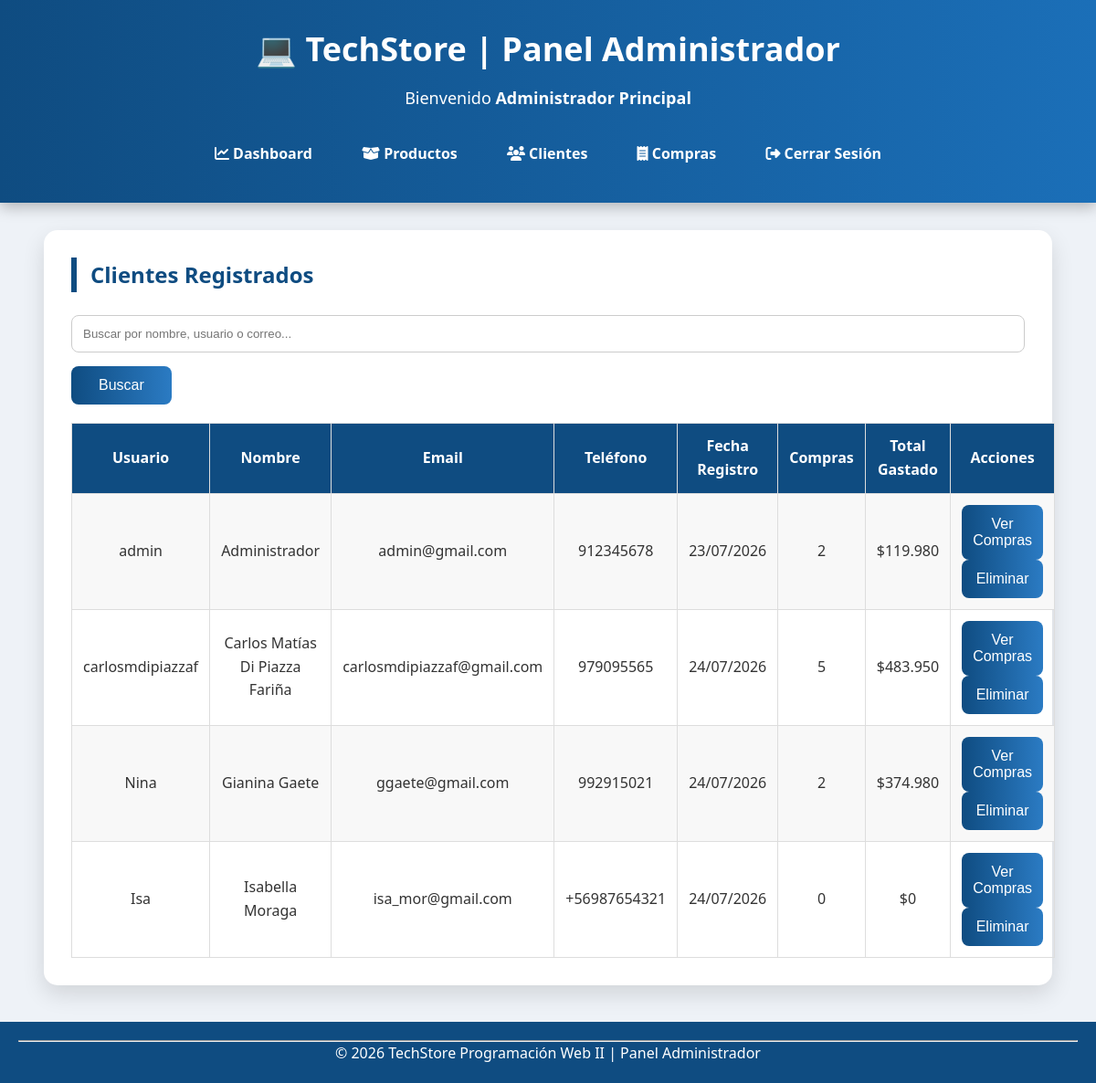
/admin/clientes.php (signed in), run on the app's committed database.
### tables this page shows
CREATE TABLE `cliente` (
  `id_cliente` int(11) NOT NULL,
  `nombre` varchar(100) NOT NULL,
  `email` varchar(100) NOT NULL,
  `direccion` varchar(200) DEFAULT NULL,
  `telefono` varchar(20) DEFAULT NULL,
  `fecha_registro` timestamp NOT NULL DEFAULT current_timestamp(),
  `usuario` varchar(50) NOT NULL,
  `password` varchar(255) NOT NULL
);

### admin/clientes.php (the view, shortened to what this page needs)
<?php
$busqueda = trim($_GET["buscar"] ?? "");
$clientes = [];
try {
    $pdo = conectarDB();
    $sql = "
        SELECT cl.id_cliente, cl.usuario, cl.nombre, cl.email, cl.direccion, cl.telefono, cl.fecha_registro,
               COUNT(c.id_compra) AS cantidad_compras,
               COALESCE(SUM(c.total),0) AS total_gastado
        FROM cliente cl
        LEFT JOIN compra c ON c.id_cliente = cl.id_cliente
    ";
    $params = [];
    $sql .= " GROUP BY cl.id_cliente ORDER BY cl.nombre";
    $stmt = $pdo->prepare($sql);
    $stmt->execute($params);
    $clientes = $stmt->fetchAll();
} catch (PDOException $e) {
    $error = "Error al obtener el listado de clientes.";
}
?>
<!DOCTYPE html>
<html lang="es">
    <head>
        <link rel="stylesheet" href="https://cdnjs.cloudflare.com/ajax/libs/font-awesome/6.7.2/css/all.min.css">
        <link rel="stylesheet" href="../css/estilos.css">
    </head>
    <body>
        <header>
            <h1>💻 TechStore | Panel Administrador</h1>
            <p>Bienvenido <strong><?php echo $_SESSION["admin_nombre"]; ?></strong></p>
            <nav>
                <a href="dashboard.php"><i class="fa-solid fa-chart-line"></i> Dashboard</a>
                <a href="productos.php"><i class="fa-solid fa-box-open"></i> Productos</a>
                <a href="clientes.php"><i class="fa-solid fa-users"></i> Clientes</a>
                <a href="compras.php"><i class="fa-solid fa-receipt"></i> Compras</a>
                <a href="../cerrarSesionAdmin.php"><i class="fa-solid fa-right-from-bracket"></i> Cerrar Sesión</a>
            </nav>
        </header>
        <section>
            <h2>Clientes Registrados</h2>
            <form method="GET" style="margin-bottom:20px;">
                <input type="text" name="buscar" placeholder="Buscar por nombre, usuario o correo..."
                    value="<?php echo htmlspecialchars($busqueda); ?>">
                <button type="submit" style="width:auto; padding:12px 30px;">Buscar</button>
            </form>
            <?php if (count($clientes) == 0) { ?>
            <p>No se encontraron clientes.</p>
            <?php } else { ?>
            <table>
                <tr>
                    <th>Usuario</th>
                    <th>Nombre</th>
                    <th>Email</th>
                    <th>Teléfono</th>
                    <th>Fecha Registro</th>
                    <th>Compras</th>
                    <th>Total Gastado</th>
                    <th>Acciones</th>
                </tr>
                <?php foreach ($clientes as $c) { ?>
                <tr>
                    <td><?php echo htmlspecialchars($c["usuario"]); ?></td>
                    <td><?php echo htmlspecialchars($c["nombre"]); ?></td>
                    <td><?php echo htmlspecialchars($c["email"]); ?></td>
                    <td><?php echo htmlspecialchars($c["telefono"]); ?></td>
                    <td><?php echo date("d/m/Y", strtotime($c["fecha_registro"])); ?></td>
                    <td><?php echo $c["cantidad_compras"]; ?></td>
                    <td>$<?php echo number_format($c["total_gastado"],0,",","."); ?></td>
                    <td>
                        <a href="compras.php?cliente=<?php echo $c["id_cliente"]; ?>"><button>Ver Compras</button></a>
                        <a href="clientes.php?eliminar=<?php echo $c["id_cliente"]; ?>"
                           onclick="return confirm('¿Eliminar este cliente?');"><button>Eliminar</button></a>
                    </td>
                </tr>
                <?php } ?>
            </table>
            <?php } ?>
        </section>
        <footer>
            <hr>
            <p>© 2026 TechStore Programación Web II | Panel Administrador</p>
        </footer>
    </body>
</html>

### css/estilos.css (style rules this page uses)
* { margin:0; padding:0; box-sizing:border-box; }
body { font-family:'Segoe UI',Tahoma,Geneva,Verdana,sans-serif; background:#eef2f7; color:#333; line-height:1.6; }
a { text-decoration:none; color:inherit; }
header { background:linear-gradient(90deg,#0f4c81,#1b6fb8); color:#fff; text-align:center; padding:25px; box-shadow:0 5px 15px rgba(0,0,0,.25); }
header h1 { font-size:36px; margin-bottom:10px; }
header p { font-size:18px; }
nav { margin-top:20px; }
nav a { display:inline-block; text-decoration:none; color:white; padding:10px 20px; margin:5px; border-radius:30px; transition:.3s; font-weight:bold; }
section { width:92%; max-width:1200px; margin:30px auto; background:white; border-radius:15px; padding:30px; box-shadow:0 10px 25px rgba(0,0,0,.12); }
section h2 { color:#0f4c81; margin-bottom:20px; border-left:6px solid #0f4c81; padding-left:15px; }
button { width:100%; background:linear-gradient(90deg,#0f4c81,#2b7bc3); color:white; border:none; border-radius:8px; padding:12px; font-size:16px; cursor:pointer; transition:.3s; }
input, select { width:100%; padding:12px; border-radius:8px; border:1px solid #ccc; margin-top:5px; margin-bottom:15px; }
table { width:100%; border-collapse:collapse; margin-top:20px; }
th { background:#0f4c81; color:white; padding:12px; }
td { padding:12px; }
th, td { border:1px solid #ddd; text-align:center; }
tr:nth-child(even) { background:#f8f8f8; }
footer { margin-top:40px; background:#0f4c81; color:white; text-align:center; padding:20px; }

### data on the page
cliente: usuario "admin", nombre "Administrador", email "admin@gmail.com", telefono "912345678", fecha_registro "23/07/2026", cantidad_compras "2", total_gastado "119.980"
cliente: usuario "carlosmdipiazzaf", nombre "Carlos Matías Di Piazza Fariña", email "carlosmdipiazzaf@gmail.com", telefono "979095565", fecha_registro "24/07/2026", cantidad_compras "5", total_gastado "483.950"
cliente: usuario "Nina", nombre "Gianina Gaete", email "ggaete@gmail.com", telefono "992915021", fecha_registro "24/07/2026", cantidad_compras "2", total_gastado "374.980"
cliente: usuario "Isa", nombre "Isabella Moraga", email "isa_mor@gmail.com", telefono "+56987654321", fecha_registro "24/07/2026", cantidad_compras "0", total_gastado "0"

### other printed values
$_SESSION["admin_nombre"] "Administrador Principal"
